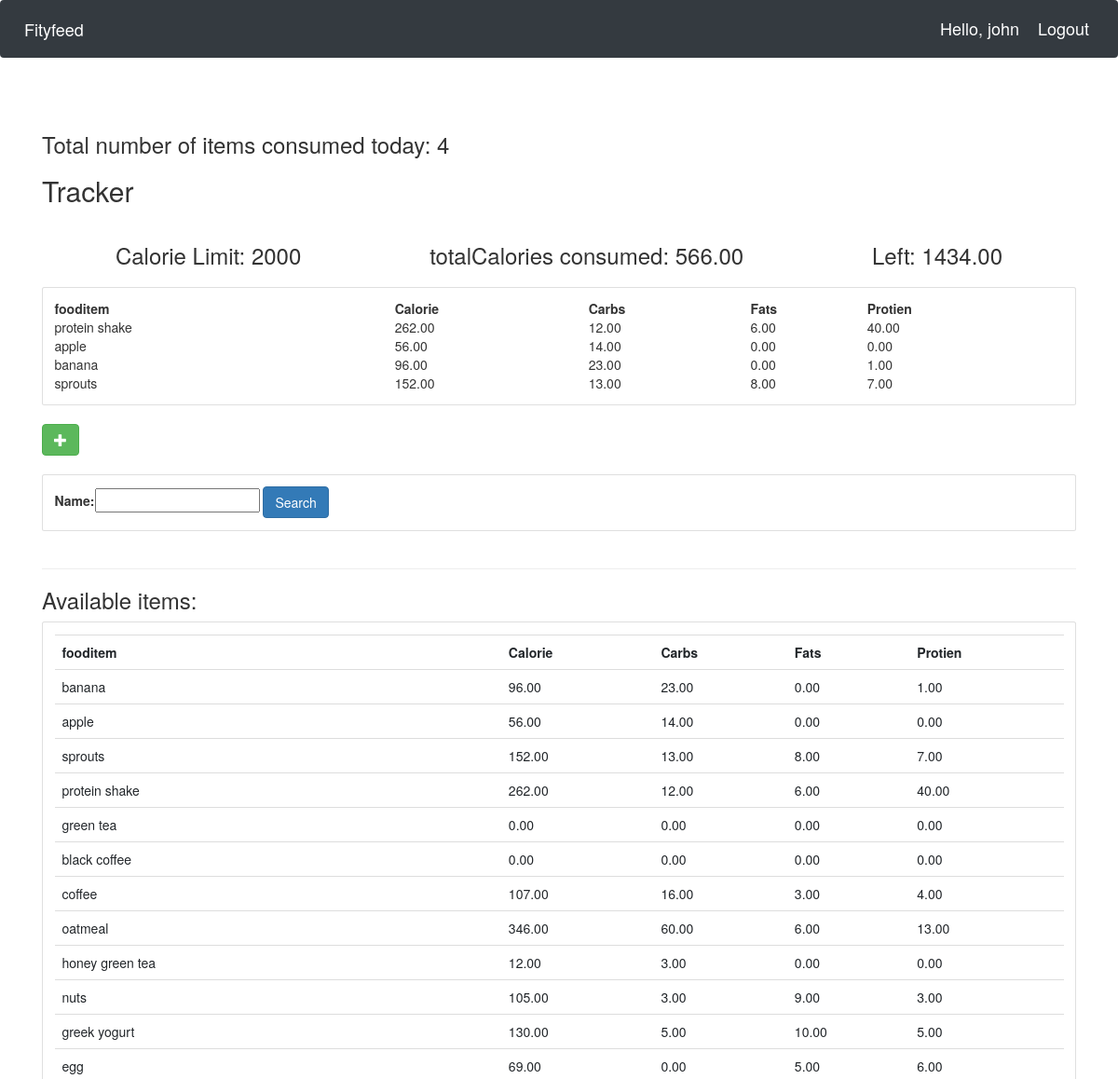
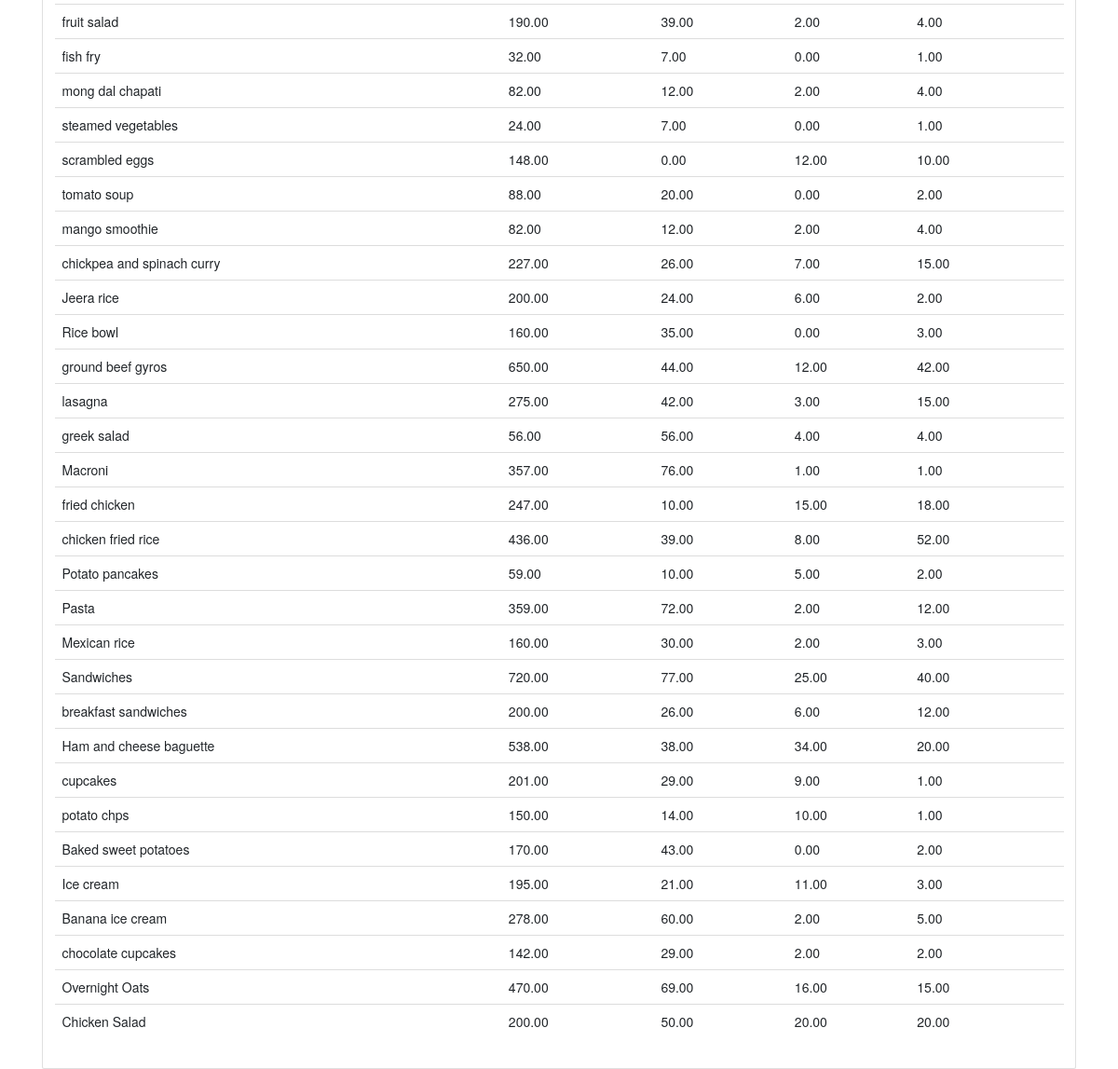
Screenshot of /user/ (signed in) with the database file from the repository (2 pictures, top to bottom).
### Fityfeed/models.py (models this page shows, shortened)
class Fooditem(models.Model):
    name = models.CharField(max_length=200)
    category = models.ManyToManyField(Category)
    carbohydrate = models.DecimalField(max_digits=5, decimal_places=2, default=0)
    fats = models.DecimalField(max_digits=5, decimal_places=2, default=0)
    protein = models.DecimalField(max_digits=5, decimal_places=2, default=0)
    calorie = models.DecimalField(max_digits=5, decimal_places=2, default=0, blank=True)
    quantity = models.IntegerField(default=1, null=True, blank=True)

### Fityfeed/views.py (the view)
# urls.py: path('user/',views.userPage,name='userPage'), #userPage
def userPage(request):
    user = request.user
    cust = user.customer
    fooditems = Fooditem.objects.filter()
    myfilter = fooditemFilter(request.GET, queryset=fooditems)
    fooditems = myfilter.qs
    total = UserFooditem.objects.all()
    myfooditems = total.filter(customer=cust)
    cnt = myfooditems.count()
    querysetFood = []
    for food in myfooditems:
        querysetFood.append(food.fooditem.all())
    finalFoodItems = []
    for items in querysetFood:
        for food_items in items:
            finalFoodItems.append(food_items)
    totalCalories = 0
    for foods in finalFoodItems:
        totalCalories += foods.calorie
    CalorieLeft = 2000 - totalCalories
    context = {'CalorieLeft': CalorieLeft, 'totalCalories': totalCalories, 'cnt': cnt, 'foodlist': finalFoodItems,
               'fooditem': fooditems, 'myfilter': myfilter}
    return render(request, 'user.html', context)

### Fityfeed/templates/user.html (shortened to what this page needs)
{% extends 'main.html' %}
{% block content %}
<head> <link rel="stylesheet" href="https://maxcdn.bootstrapcdn.com/bootstrap/3.3.7/css/bootstrap.min.css"></head>
<h3>Total number of items consumed today: {{cnt}}</h3>
<div class="today">
	<h2>Tracker</h2>
	<div class="flex-box-row">
		<h3>Calorie Limit: 2000</h3>
		<h3>totalCalories consumed: {{totalCalories}}</h3>
		<h3>Left: {{ CalorieLeft }}</h3>
	</div>
    <div class="card card-body">
        <table>
            <tr>
                <th>fooditem</th>
                <th>Calorie</th>
                <th>Carbs</th>
                <th>Fats</th>
                <th>Protien</th>
            </tr>
            {% for food in foodlist %}
            <tr>
                <td>{{food.name}}</td>
                <td> {{food.calorie}}</td>
                <td> {{food.carbohydrate}}</td>
                <td> {{food.fats}}</td>
				<td> {{food.protein}}</td>
			</tr>
            {% endfor %}
        </table>
	</div>
	<br>
	<form action="{% url 'addFooditem' %}" method="POST">
		<button type="submit" class="btn btn-success">
			<span class="glyphicon glyphicon-plus"></span>
		</button>
	</form>
</div>
<br>
<div class="row">
	<div class="col">
		<div class="card card-body">
			<form method="get">
				{{myfilter.form}}
		    <button class="btn btn-primary" type="submit">Search</button>
		  </form>
		</div>
	</div>
</div>
<br>
<hr>
<h3>Available items:</h3>
<div class="row">
	<div class="col-md">
		<div class="card card-body">
			<table class="table table-sm">
				<tr>
					<th>fooditem</th>
					<th>Calorie</th>
					<th>Carbs</th>
					<th>Fats</th>
					<th>Protien</th>
				</tr>
				{% for food in fooditem %}
				<tr>
					<td>{{food.name}}</td>
					<td> {{food.calorie}}</td>
					<td> {{food.carbohydrate}}</td>
                    <td> {{food.fats}}</td>
                    <td> {{food.protein}}</td>
					</tr>
				{% endfor %}
			</table>
		</div>
	</div>
</div>
{% endblock %}

### Fityfeed/templates/navbar.html (shortened to what this page needs)
{% load static%}
<nav class="navbar navbar-expand-lg navbar-dark bg-dark">
    <a class="navbar-brand" href="{% url 'home' %}">Fityfeed</a>
    <span class="hello-msg">Hello, {{request.user}}</span>
    <span ><a  class="hello-msg" href="{% url 'logout' %}">Logout</a></span>
  </nav>

### static/css/main.css (style rules this page uses)
.flex-box-row { display:flex; padding : 10px; flex-wrap: wrap; justify-content: space-around; }

### Fityfeed/templates/navbar.html (style rules this page uses)
.hello-msg { font-size: 18px; color: #fff; margin-right: 20px; }

### rows the page displays
Fooditem: name "protein shake", calorie "262.00", carbohydrate "12.00", fats "6.00", protein "40.00"
Fooditem: name "apple", calorie "56.00", carbohydrate "14.00", fats "0.00", protein "0.00"
Fooditem: name "banana", calorie "96.00", carbohydrate "23.00", fats "0.00", protein "1.00"
Fooditem: name "sprouts", calorie "152.00", carbohydrate "13.00", fats "8.00", protein "7.00"
Fooditem: name "green tea", calorie "0.00", carbohydrate "0.00", fats "0.00", protein "0.00"
Fooditem: name "black coffee", calorie "0.00", carbohydrate "0.00", fats "0.00", protein "0.00"
Fooditem: name "coffee", calorie "107.00", carbohydrate "16.00", fats "3.00", protein "4.00"
Fooditem: name "oatmeal", calorie "346.00", carbohydrate "60.00", fats "6.00", protein "13.00"
Fooditem: name "honey green tea", calorie "12.00", carbohydrate "3.00", fats "0.00", protein "0.00"
Fooditem: name "nuts", calorie "105.00", carbohydrate "3.00", fats "9.00", protein "3.00"
Fooditem: name "greek yogurt", calorie "130.00", carbohydrate "5.00", fats "10.00", protein "5.00"
Fooditem: name "egg", calorie "69.00", carbohydrate "0.00", fats "5.00", protein "6.00"
Fooditem: name "fruit salad", calorie "190.00", carbohydrate "39.00", fats "2.00", protein "4.00"
Fooditem: name "fish fry", calorie "32.00", carbohydrate "7.00", fats "0.00", protein "1.00"
Fooditem: name "mong dal chapati", calorie "82.00", carbohydrate "12.00", fats "2.00", protein "4.00"
Fooditem: name "steamed vegetables", calorie "24.00", carbohydrate "7.00", fats "0.00", protein "1.00"
Fooditem: name "scrambled eggs", calorie "148.00", carbohydrate "0.00", fats "12.00", protein "10.00"
Fooditem: name "tomato soup", calorie "88.00", carbohydrate "20.00", fats "0.00", protein "2.00"
Fooditem: name "mango smoothie", calorie "82.00", carbohydrate "12.00", fats "2.00", protein "4.00"
Fooditem: name "chickpea and spinach curry", calorie "227.00", carbohydrate "26.00", fats "7.00", protein "15.00"
Fooditem: name "Jeera rice", calorie "200.00", carbohydrate "24.00", fats "6.00", protein "2.00"
Fooditem: name "Rice bowl", calorie "160.00", carbohydrate "35.00", fats "0.00", protein "3.00"
Fooditem: name "ground beef gyros", calorie "650.00", carbohydrate "44.00", fats "12.00", protein "42.00"
Fooditem: name "lasagna", calorie "275.00", carbohydrate "42.00", fats "3.00", protein "15.00"
Fooditem: name "greek salad", calorie "56.00", carbohydrate "56.00", fats "4.00", protein "4.00"
Fooditem: name "Macroni", calorie "357.00", carbohydrate "76.00", fats "1.00", protein "1.00"
Fooditem: name "fried chicken", calorie "247.00", carbohydrate "10.00", fats "15.00", protein "18.00"
Fooditem: name "chicken fried rice", calorie "436.00", carbohydrate "39.00", fats "8.00", protein "52.00"
Fooditem: name "Potato pancakes", calorie "59.00", carbohydrate "10.00", fats "5.00", protein "2.00"
Fooditem: name "Pasta", calorie "359.00", carbohydrate "72.00", fats "2.00", protein "12.00"
Fooditem: name "Mexican rice", calorie "160.00", carbohydrate "30.00", fats "2.00", protein "3.00"
Fooditem: name "Sandwiches", calorie "720.00", carbohydrate "77.00", fats "25.00", protein "40.00"
Fooditem: name "breakfast sandwiches", calorie "200.00", carbohydrate "26.00", fats "6.00", protein "12.00"
Fooditem: name "Ham and cheese baguette", calorie "538.00", carbohydrate "38.00", fats "34.00", protein "20.00"
Fooditem: name "cupcakes", calorie "201.00", carbohydrate "29.00", fats "9.00", protein "1.00"
Fooditem: name "potato chps", calorie "150.00", carbohydrate "14.00", fats "10.00", protein "1.00"
Fooditem: name "Baked sweet potatoes", calorie "170.00", carbohydrate "43.00", fats "0.00", protein "2.00"
Fooditem: name "Ice cream", calorie "195.00", carbohydrate "21.00", fats "11.00", protein "3.00"
Fooditem: name "Banana ice cream", calorie "278.00", carbohydrate "60.00", fats "2.00", protein "5.00"
Fooditem: name "chocolate cupcakes", calorie "142.00", carbohydrate "29.00", fats "2.00", protein "2.00"
Fooditem: name "Overnight Oats", calorie "470.00", carbohydrate "69.00", fats "16.00", protein "15.00"
Fooditem: name "Chicken Salad", calorie "200.00", carbohydrate "50.00", fats "20.00", protein "20.00"

### other values shown
{{ request.user }} "john"
{{ cnt }} "4"
{{ totalCalories }} "566.00"
{{ CalorieLeft }} "1434.00"
